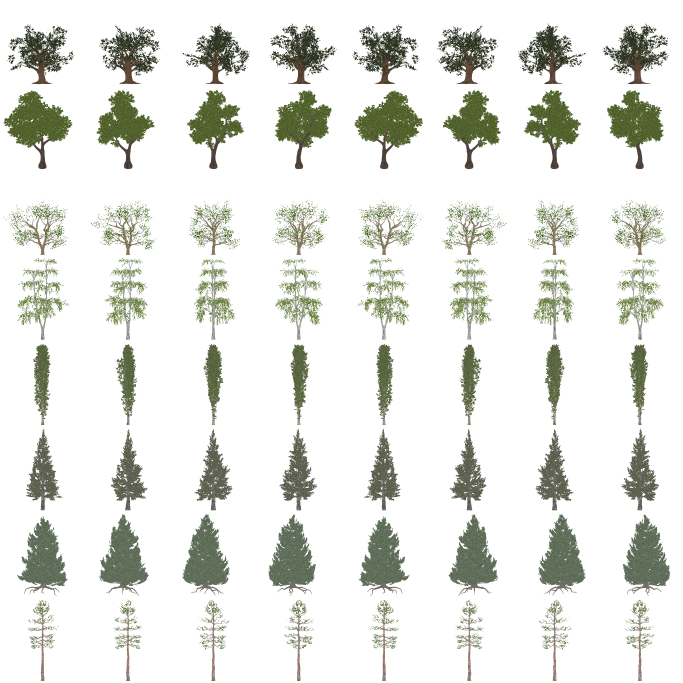
#> input picture assets/veg/impostors_albedo.png, 2048 x 2048 px, found by its file name (shown at 1/3 size); its folder holds 2 pictures in this run
$ python impostor_bleed.py
#> lines starting #> are read from the running program, lines starting #| are printed output that depends on the picture; after the words box and inside, x2 and y2 are one past the last pixel; in counts of white or black regions, pixels touching at a corner belong together
"""Étend la couleur des imposteurs sous les pixels transparents (pas de liseré sombre au filtrage / mipmaps)."""
import numpy as np
from PIL import Image
from scipy import ndimage as ndi
for f in ("albedo", "normal"):
    p = "../godot/assets/veg/impostors_%s.png" % f
    a = np.asarray(Image.open(p).convert("RGBA")).astype(np.float32)
    m = a[..., 3] > 8
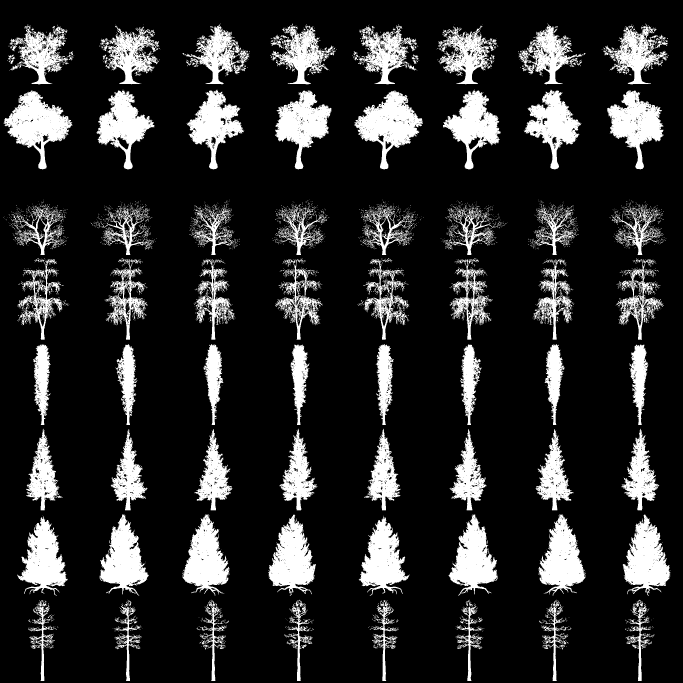
#> m: shape (2048, 2048) bool (shown at 1/3 size); 16.6% white; 5900 white regions (5610 under 20 px), largest, box (x1, y1, x2, y2) and area: (1062, 271, 1269, 508) 21417, (11, 271, 218, 508) 21410, (805, 1544, 948, 1787) 19283
    _, (iy, ix) = ndi.distance_transform_edt(~m, return_indices=True)
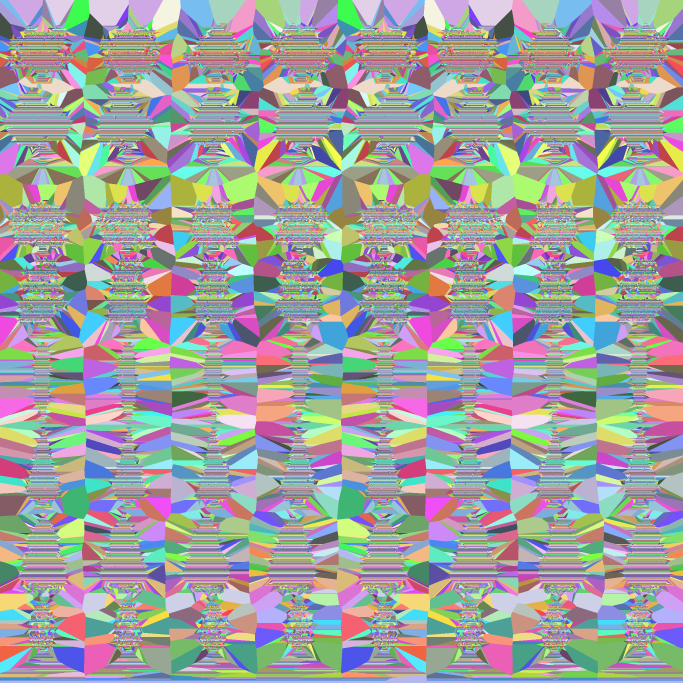
#> iy: shape (2048, 2048) int32 (shown at 1/3 size); 1808 distinct labels, from 70 to 2042; one colour per label, 0 black
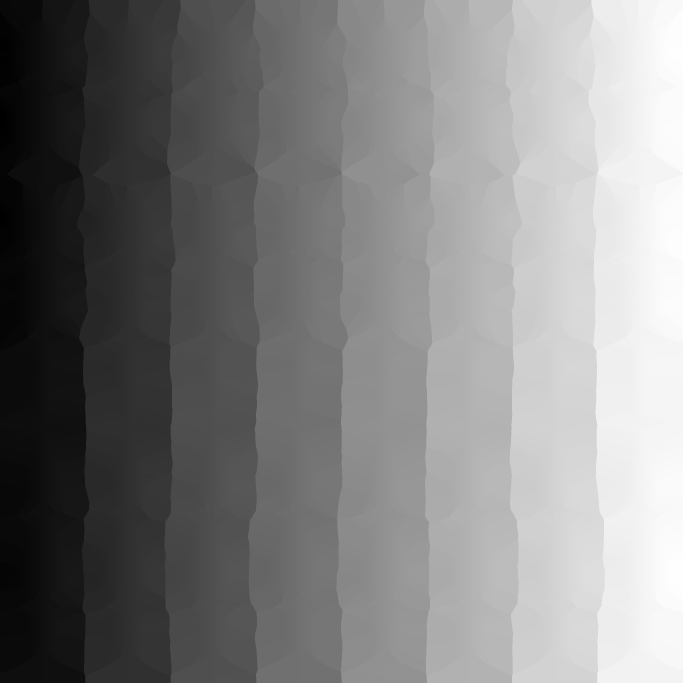
#> ix: shape (2048, 2048) int32 (shown at 1/3 size); min 9, max 2011, mean 1023.2; drawn with min black and max white
    rgb = a[..., :3][iy, ix]
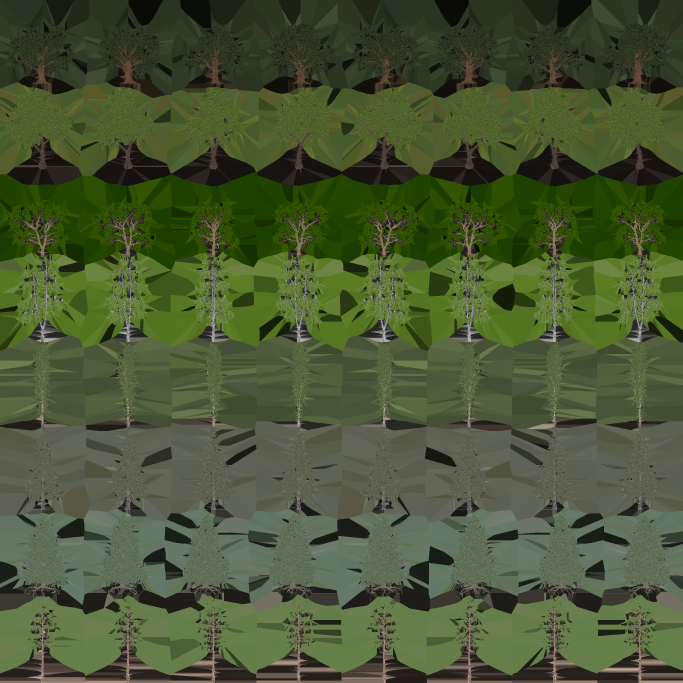
#> rgb: shape (2048, 2048, 3) float32 (shown at 1/3 size); mean R, G, B 72.7, 86.4, 52.2
    out = np.dstack([rgb, a[..., 3]]).astype(np.uint8)
#> out is the input picture: shape (2048, 2048, 4); mean R, G, B, A 73.1, 85.9, 51.9, 40.9
    Image.fromarray(out, "RGBA").save(p)
    print(f, "couverture %.0f %%" % (100 * m.mean()))
#| albedo couverture 17 %
#> pass 2 of the loop `for f in ("albedo", "normal"):`:
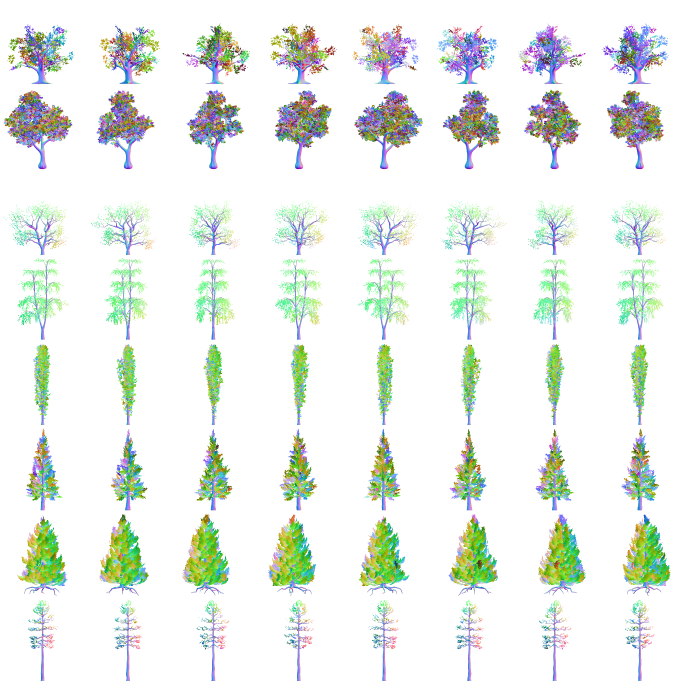
#> input picture assets/veg/impostors_normal.png, 2048 x 2048 px, found by its file name (shown at 1/3 size)
#> `rgb = a[..., :3][iy, ix]`:
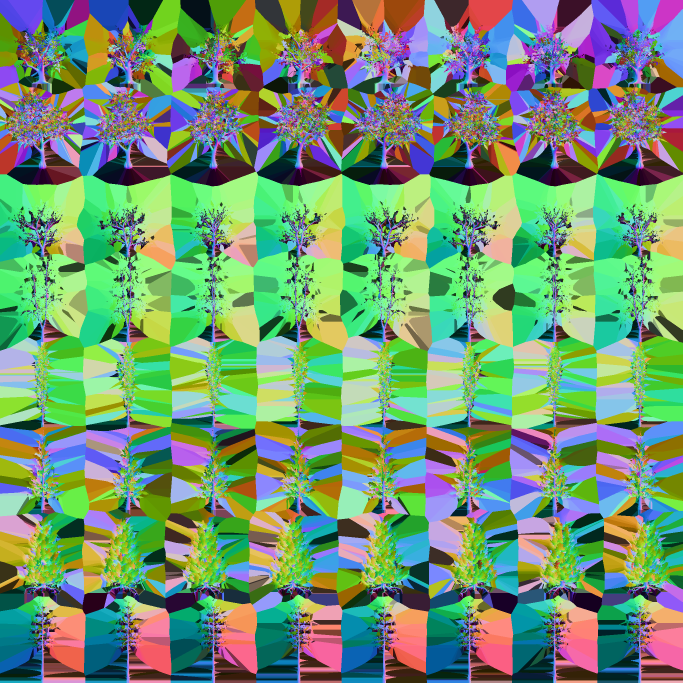
#> rgb: shape (2048, 2048, 3) float32 (shown at 1/3 size); mean R, G, B 113.6, 149.3, 113.8
#> out is the input picture: shape (2048, 2048, 4); mean R, G, B, A 113.5, 149.1, 113.9, 40.9
#| normal couverture 17 %
